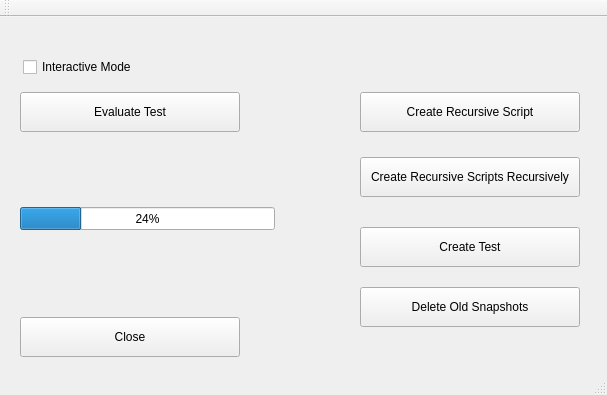
<?xml version="1.0" encoding="UTF-8"?>
<ui version="4.0">
 <class>AutoTesterClass</class>
 <widget class="QMainWindow" name="AutoTesterClass">
  <property name="geometry">
   <rect>
    <x>0</x>
    <y>0</y>
    <width>607</width>
    <height>395</height>
   </rect>
  </property>
  <property name="windowTitle">
   <string>AutoTester</string>
  </property>
  <widget class="QWidget" name="centralWidget">
   <widget class="QPushButton" name="closeButton">
    <property name="geometry">
     <rect>
      <x>20</x>
      <y>300</y>
      <width>220</width>
      <height>40</height>
     </rect>
    </property>
    <property name="text">
     <string>Close</string>
    </property>
   </widget>
   <widget class="QPushButton" name="createTestButton">
    <property name="geometry">
     <rect>
      <x>360</x>
      <y>210</y>
      <width>220</width>
      <height>40</height>
     </rect>
    </property>
    <property name="text">
     <string>Create Test</string>
    </property>
   </widget>
   <widget class="QPushButton" name="evaluateTestsButton">
    <property name="geometry">
     <rect>
      <x>20</x>
      <y>75</y>
      <width>220</width>
      <height>40</height>
     </rect>
    </property>
    <property name="text">
     <string>Evaluate Test</string>
    </property>
   </widget>
   <widget class="QPushButton" name="createRecursiveScriptButton">
    <property name="geometry">
     <rect>
      <x>360</x>
      <y>75</y>
      <width>220</width>
      <height>40</height>
     </rect>
    </property>
    <property name="text">
     <string>Create Recursive Script</string>
    </property>
   </widget>
   <widget class="QCheckBox" name="checkBoxInteractiveMode">
    <property name="geometry">
     <rect>
      <x>23</x>
      <y>40</y>
      <width>131</width>
      <height>20</height>
     </rect>
    </property>
    <property name="toolTip">
     <string>&lt;html&gt;&lt;head/&gt;&lt;body&gt;&lt;p&gt;If unchecked, will not show results during evaluation&lt;/p&gt;&lt;/body&gt;&lt;/html&gt;</string>
    </property>
    <property name="text">
     <string>Interactive Mode</string>
    </property>
   </widget>
   <widget class="QProgressBar" name="progressBar">
    <property name="geometry">
     <rect>
      <x>20</x>
      <y>190</y>
      <width>255</width>
      <height>23</height>
     </rect>
    </property>
    <property name="value">
     <number>24</number>
    </property>
   </widget>
   <widget class="QPushButton" name="deleteOldSnapshotsButton">
    <property name="geometry">
     <rect>
      <x>360</x>
      <y>270</y>
      <width>220</width>
      <height>40</height>
     </rect>
    </property>
    <property name="text">
     <string>Delete Old Snapshots</string>
    </property>
   </widget>
   <widget class="QPushButton" name="createRecursiveScriptsRecursivelyButton">
    <property name="geometry">
     <rect>
      <x>360</x>
      <y>140</y>
      <width>220</width>
      <height>40</height>
     </rect>
    </property>
    <property name="text">
     <string>Create Recursive Scripts Recursively</string>
    </property>
   </widget>
  </widget>
  <widget class="QMenuBar" name="menuBar">
   <property name="geometry">
    <rect>
     <x>0</x>
     <y>0</y>
     <width>607</width>
     <height>21</height>
    </rect>
   </property>
  </widget>
  <widget class="QToolBar" name="mainToolBar">
   <attribute name="toolBarArea">
    <enum>TopToolBarArea</enum>
   </attribute>
   <attribute name="toolBarBreak">
    <bool>false</bool>
   </attribute>
  </widget>
  <widget class="QStatusBar" name="statusBar"/>
 </widget>
 <layoutdefault spacing="6" margin="11"/>
 <resources/>
 <connections/>
</ui>
